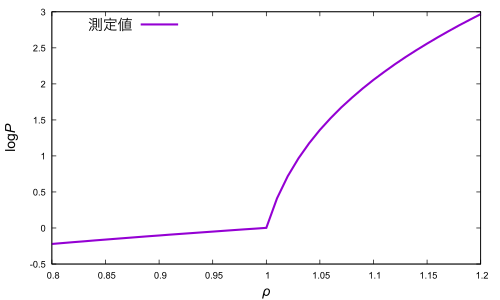

This figure's gnuplot source:
set term pdf
set out "middleden-logarithm_den-pre.pdf"
set xlabel "{/Arial-Italic ρ}"
set ylabel "{/Arial log}{/Arial-Italic P}"
set xlabel font "Arial,15"
set ylabel font "Arial,15"
set xrange [0.8:1.2]
#ticsはメモリ文字
set tics font "Arial,10"
#keyは凡例
set key font"Arial,16"
set key left top
plot "middleden-logarithm_den-pre.dat" with lines linewidth 3 title "測定値"
